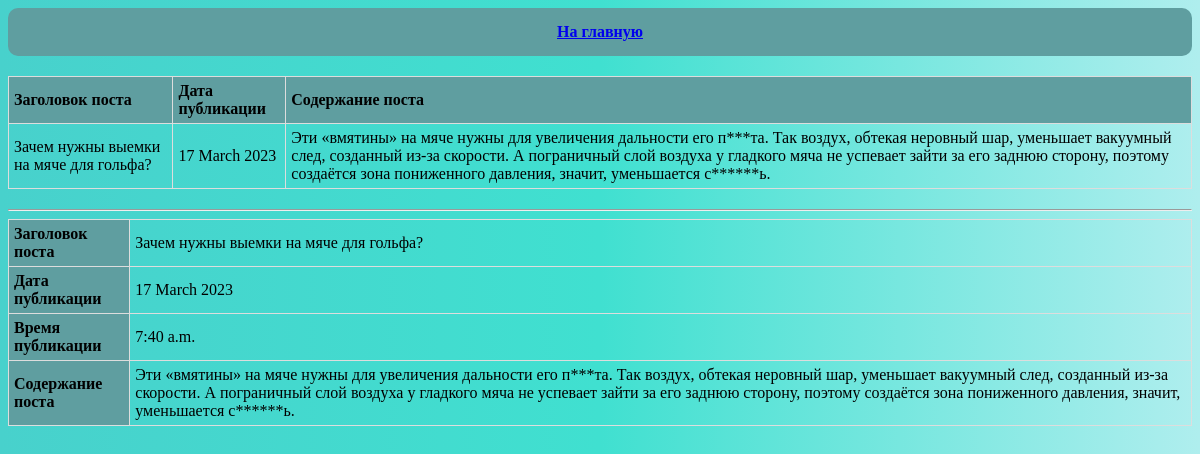
Screenshot of /news/1 with the database file from the repository.
### news_portal/models.py (models this page shows, shortened)
class Post(models.Model):
    article = 'ar'
    news = 'nw'
    SELECT = [
        (article, 'статья'),
        (news, 'новость')
    ]
    type_post = models.CharField(max_length=2, choices=SELECT)
    time_post = models.DateTimeField(auto_now_add=True)
    title = models.CharField(max_length=255, default='Заголовок')
    text_post = models.TextField(default='текст статьи, новости')
    rating_post = models.IntegerField(default=0)
    author = models.ForeignKey(Author, on_delete=models.CASCADE)
    category = models.ManyToManyField('Category', through='PostCategory')

### news_portal/views.py (the view)
# urls.py: path('<int:pk>', PostDetail.as_view())
class PostDetail(DetailView):
    model = Post
    template_name = 'post.html'
    context_object_name = 'post'

### news_portal/templatetags/custom_filters.py (called while the page is built)
@register.filter()
def filter_words(value):
    for i in range(len(bad_words)):
        if bad_words[i] in value:
            lo = bad_words[i].replace(bad_words[i][1:-1], '*' * len(bad_words[i][1:-1]))
            text = value.replace(bad_words[i], lo)
            ti = bad_words[i].title().replace(bad_words[i].title()[1:-1], '*' * len(bad_words[i].title()[1:-1]))
            text = text.replace(bad_words[i].title(), ti)
            up = bad_words[i].upper().replace(bad_words[i].upper()[1:-1], '*' * len(bad_words[i].upper()[1:-1]))
            text = text.replace(bad_words[i].upper(), up)
            value = text
    return value

### templates/post.html (shortened to what this page needs)
{% extends 'flatpages/default.html' %}
{% load custom_filters %}
{% block content %}
    <div class="content header">
        <a href="/news"><b>На главную</b></a>
    </div>
    <div class="padd">
        <table class="table list">
            <tr>
                <th>Заголовок поста</th>
                <th>Дата публикации</th>
                <th>Содержание поста</th>
            </tr>
            <tr>
                <td>{{ post.title }}</td>
                <td>{{ post.time_post|date:'d F Y' }}</td>
                <td>{{ post.text_post|filter_words }}</td>
            </tr>
        </table>
        <hr>
        <table class="table list">
            <tr>
                <th>Заголовок поста</th>
                <td>{{ post.title }}</td>
            </tr>
            <tr>
                <th>Дата публикации</th>
                <td>{{ post.time_post|date:'d F Y' }}</td>
            </tr>
            <tr>
                <th>Время публикации</th>
                <td>{{ post.time_post|time }}</td>
            </tr>
            <tr>
                <th>Содержание поста</th>
                <td>{{ post.text_post|filter_words }}</td>
            </tr>
        </table>
    </div>
{% endblock content %}

### web_style/static/css/style.css (style rules this page uses)
body { background: linear-gradient( to right, #48D1CC, #40E0D0, #AFEEEE ) }
.content { text-align: center; }
.header { background-color: #5F9EA0; padding: 15px; border-radius: 10px; }
.list { text-align: left; }
.padd { padding-top: 20px; }
.table { width: 100%; margin-bottom: 20px; border: 1px solid #dddddd; border-collapse: collapse; }
.table th { font-weight: bold; padding: 5px; background: #5F9EA0; border: 1px solid #dddddd; }
.table td { border: 1px solid #dddddd; padding: 5px; }

### rows the page displays
Post: title "Зачем нужны выемки на мяче для гольфа?", time_post "17 March 2023", text_post|filter_words "Эти «вмятины» на мяче нужны для увеличения дальности его п***та. Так воздух, обтекая неровный шар, уменьшает вакуумный след, созданный из-за скорости. А пограничный слой воздуха у гладкого мяча не успевает зайти за его заднюю сторону, поэтому создаётся зона пониженного давления, значит, уменьшается с******ь.", time_post "7:40 a.m."
